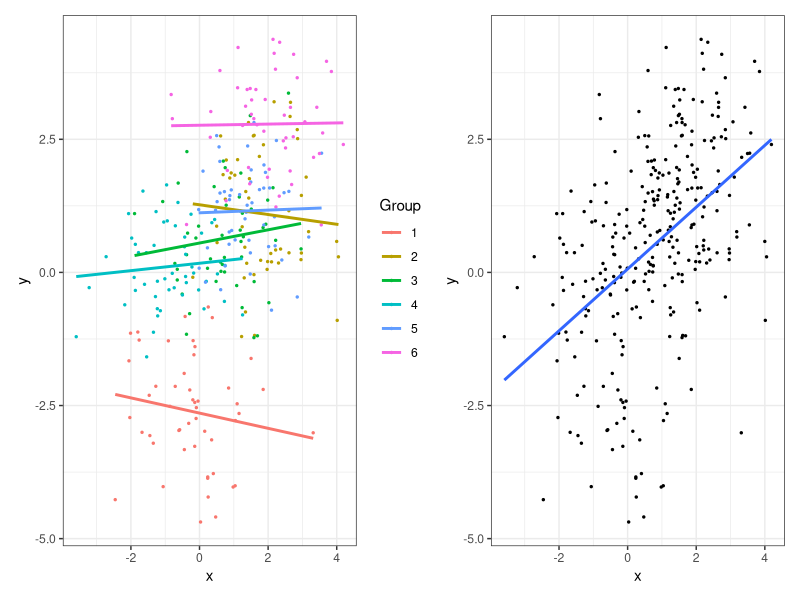

The R script that drew this image:
## ---- chunk 1
set.seed(9284)

# simulation parameters
ni <- 50 # observations per group
m <- 6 # number of groups
var_x <- 1 
var_e <- 1
var_u <- 2
beta0 <- 1 # overall intercept
beta1 <- 0 # overall slope

# generate group ids and X
group_id <- rep(1:m, each=ni)
x_means <- rnorm(m, sd=sqrt(var_x))[group_id]
x <- x_means + rnorm(ni*m)

# generate u, e, and Y
u <- rnorm(m, sd=sqrt(var_u))[group_id]
y <- beta0 + u + beta1*x + rnorm(m*ni, sd=sqrt(var_e))
## ---- chunk 2
#| echo: FALSE
#| message: FALSE
#| warning: FALSE

library(tidyverse)
library(patchwork)

sim_data <- data.frame(x, y, group_id)

p1 <- sim_data |>
  ggplot(aes(x = x, y = y, color = as.factor(group_id))) +
  geom_point(size=0.5) +
  geom_smooth(method = "lm", se=F) +
  theme_bw() +
  labs(color = "Group")
p2 <- sim_data |>
  ggplot(aes(x = x, y = y)) +
  geom_point(size=0.5) +
  geom_smooth(method = "lm", se=F) +
  theme_bw()
p1 + p2
